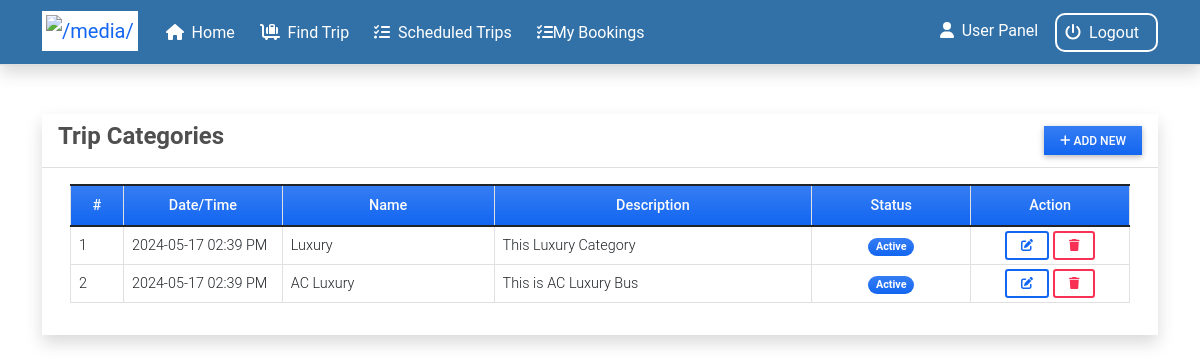
The page /category (signed in) on the database its author committed.
### reservationApp/models.py (models this page shows, shortened)
class Category(models.Model):
    name = models.CharField(max_length=250)
    description = models.TextField()
    status = models.CharField(max_length=2, choices=(('1','Active'),('2','Inactive')), default=1)
    date_created = models.DateTimeField(default=timezone.now)
    date_updated = models.DateTimeField(auto_now=True)

### reservationApp/views.py (the view)
# urls.py: path('category',views.category_mgt,name='category-page'),
@login_required
def category_mgt(request):
    context['page_title'] = "Bus Categories"
    categories = Category.objects.all()
    context['categories'] = categories
    return render(request, 'category_mgt.html', context)

### reservationApp/templates/category_mgt.html (shortened to what this page needs)
{% extends 'base.html' %} {% block pageContent %}
<div class="col-lg-12 col-md-12 col-sm-12 col-xs-12">
    <div class="card card-default rounded-0 shadow ">
        <div class="card-header">
            <div class="d-flex w-100 align-items-center justify-content-between">
                <h4 class="card-title fw-bold">Trip Categories</h4>
                <div class="tools">
                    <button type="button" class="btn btn-primary rounded-0 bg-gradient btn-sm" id='add_new'><i class="fa fa-plus"></i> Add New</button>
                </div>
            </div>
        </div>
        <div class="card-body">
            <div class="container-fluid">
                <table class="table table-bordered" id="category-list">
                    <colgroup>
                        <col width="5%">
                        <col width="15%">
                        <col width="20%">
                        <col width="30%">
                        <col width="15%">
                        <col width="15%">
                    </colgroup>
                    <thead>
                        <tr class="bg-gradient bg-primary bg-opacity-50 text-light">
                            <th class="px-2 py-2 text-center">#</th>
                            <th class="px-2 py-2 text-center">Date/Time</th>
                            <th class="px-2 py-2 text-center">Name</th>
                            <th class="px-2 py-2 text-center">Description</th>
                            <th class="px-2 py-2 text-center">Status</th>
                            <th class="px-2 py-2 text-center">Action</th>
                        </tr>
                    </thead>
                    <tbody>
                        {% for category in categories %}
                        <tr>
                            <td class="px-2 py-1 align-middle">{{ forloop.counter }}</td>
                            <td class="px-2 py-1 align-middle">{{ category.date_created|date:"Y-m-d h:i A" }}</td>
                            <td class="px-2 py-1 align-middle">{{ category.name }}</td>
                            <td class="px-2 py-1 align-middle">
                                <p class="m-0 text-truncate">{{ category.description }}</p>
                            </td>
                            <td class="px-1 py-1 align-middle text-center">
                                {% if category.status == '1' %}
                                <span class="badge bg-primary bg-gradient rounded-pill px-2">Active</span> {% else %}
                                <span class="badge bg-secondary bg-gradient rounded-pill px-2">Inactive</span> {% endif %}
                            </td>
                            <td class="px-2 py-1 align-middle text-center">
                                <a class="btn btn-outline-primary btn-sm edit-data" href="javascript:void(0)" data-id="{{ category.pk }}" title="Edit">
                                    <i class="fa fa-edit"></i>
                                </a>
                                <button class="btn btn-outline-danger btn-sm delete-data" type="button" data-id="{{ category.pk }}" title="Delete">
                                    <i class="fa fa-trash"></i>
                                </button>
                            </td>
                        </tr>
                        {% endfor %}
                    </tbody>
                </table>
            </div>
        </div>
    </div>
</div>
{% endblock pageContent %}

### static/assets/default/css/style.css (style rules this page uses)
html, body { height: 100%; width: 100%; max-height: 100%; overflow: auto; display: flex; flex-direction: column; }

### rows shown on the page
Category: date_created "2024-05-17 02:39 PM", name "Luxury", description "This Luxury Category", status "Active"
Category: date_created "2024-05-17 02:39 PM", name "AC Luxury", description "This is AC Luxury Bus", status "Active"
